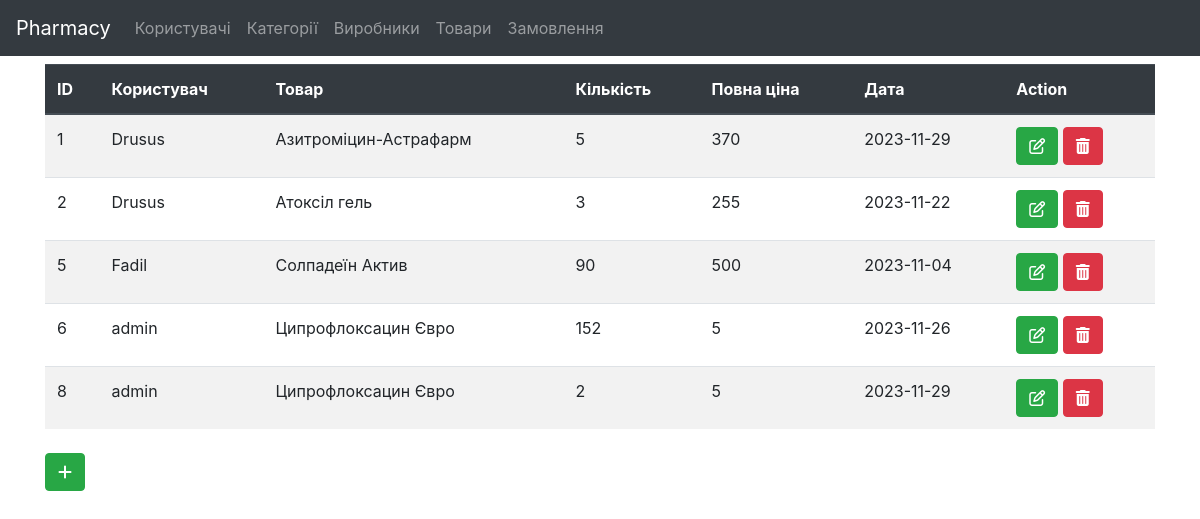
/orders.php, run on the app's committed database.
### tables this page shows
CREATE TABLE `orders` (
  `Order_id` bigint(20) UNSIGNED NOT NULL,
  `User_id` bigint(20) UNSIGNED NOT NULL,
  `Good_id` bigint(20) UNSIGNED NOT NULL,
  `Quantity` int(20) NOT NULL,
  `Full_Price` int(20) NOT NULL,
  `Date` date NOT NULL
);

CREATE TABLE `users` (
  `User_id` bigint(20) UNSIGNED NOT NULL,
  `Name` varchar(50) NOT NULL,
  `Email` varchar(50) NOT NULL,
  `Phone` int(20) NOT NULL,
  `Date_of_birth` date NOT NULL,
  `Address` varchar(50) NOT NULL,
  `Password` varchar(50) NOT NULL,
  `Admin_status` int(20) NOT NULL DEFAULT 0
);

CREATE TABLE `goods` (
  `Good_id` bigint(20) UNSIGNED NOT NULL,
  `Category_id` bigint(20) UNSIGNED NOT NULL,
  `Name` varchar(50) NOT NULL,
  `Info` varchar(500) NOT NULL,
  `Manufactory_id` bigint(20) UNSIGNED NOT NULL,
  `Image` varchar(200) NOT NULL,
  `Price` int(20) NOT NULL,
  `Quantity` int(20) NOT NULL
);

### foo_orders.php (called while the page is built, shortened)
<?php
include'db.php';
$sql = $pdo->prepare("SELECT o.*, u.Name AS UserName, g.Name AS GoodName FROM orders o
                      INNER JOIN users u ON o.User_id = u.User_id
                      INNER JOIN goods g ON o.Good_id = g.Good_id");
$sql->execute();
$result = $sql->fetchAll(PDO::FETCH_OBJ);
?>

### orders.php (the view, shortened to what this page needs)
<?php include 'foo_orders.php' ?>
<!doctype html>
<html lang="en">
<head>
    <link rel="stylesheet" href="https://cdn.jsdelivr.net/npm/bootstrap@4.4.1/dist/css/bootstrap.min.css"
>
</head>
<body>
<?php include 'header.php'?>
    <div class="container">
        <div class="row">
            <div class="col-12">
                <table class="table table-striped table-hover mt-2">
                    <thead class="thead-dark">
                        <th>ID</th>
                        <th>Користувач</th>
                        <th>Товар</th>
                        <th>Кількість</th>
                        <th>Повна ціна</th>
                        <th>Дата</th>
                        <th>Action</th>
                    </thead>
                    <tbody>
                        <?php foreach ($result as $res) { ?>
                            <tr>
                                <td>
                                    <?php echo $res->Order_id; ?>
                                </td>
                                <td>
                                    <?php echo $res->UserName; ?>
                                </td>
                                <td>
                                    <?php echo $res->GoodName; ?>
                                </td>
                                <td>
                                    <?php echo $res->Quantity; ?>
                                </td>
                                <td>
                                    <?php echo $res->Full_Price; ?>
                                </td>
                                <td>
                                    <?php echo $res->Date; ?>
                                </td>
                                <td><a href="?id=<?php echo $res->Order_id; ?>" data-toggle="modal"
                                        data-target="#edit<?php echo $res->Order_id; ?>" class="btn btn-success"><i
                                            class="fa fa-edit"></i></a>
                                    <a href="" data-toggle="modal" data-target="#delete<?php echo $res->Order_id; ?>"
                                        class="btn btn-danger" data-toggle="modal"
                                        data-target="#delete<?php echo $res->Order_id; ?>"><i
                                            class="fa fa-trash-alt"></i></a>
                                </td>
                            </tr>
                        <?php } ?>
                    </tbody>
                </table>
                <button class="btn btn-success mt-2" data-toggle="modal" data-target="#create"><i
                        class="fa fa-plus"></i></button>
            </div>
        </div>
    </div>
</body>
</html>

### data on the page
orders: Order_id "1", User.Name "Drusus", Good.Name "Азитроміцин-Астрафарм", Quantity "5", Full_Price "370", Date "2023-11-29"
orders: Order_id "2", User.Name "Drusus", Good.Name "Атоксіл гель", Quantity "3", Full_Price "255", Date "2023-11-22"
orders: Order_id "5", User.Name "Fadil", Good.Name "Солпадеїн Актив", Quantity "90", Full_Price "500", Date "2023-11-04"
orders: Order_id "6", User.Name "admin", Good.Name "Ципрофлоксацин Євро", Quantity "152", Full_Price "5", Date "2023-11-26"
orders: Order_id "8", User.Name "admin", Good.Name "Ципрофлоксацин Євро", Quantity "2", Full_Price "5", Date "2023-11-29"
